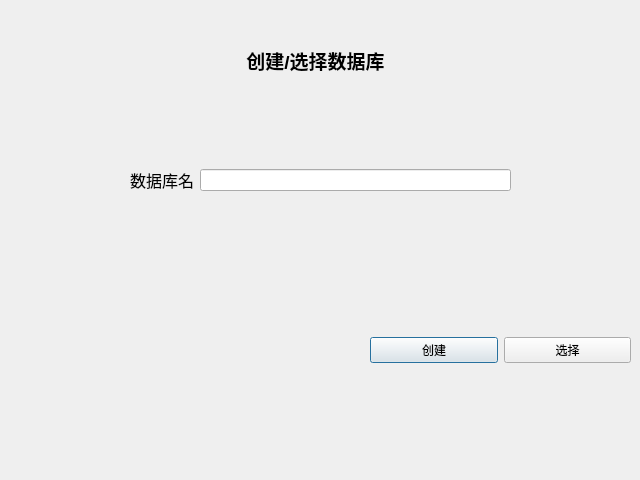
<?xml version="1.0" encoding="UTF-8"?>
<ui version="4.0">
 <class>createDatabaseWindow</class>
 <widget class="QDialog" name="createDatabaseWindow">
  <property name="geometry">
   <rect>
    <x>0</x>
    <y>0</y>
    <width>640</width>
    <height>480</height>
   </rect>
  </property>
  <property name="windowTitle">
   <string>Dialog</string>
  </property>
  <widget class="QLabel" name="label">
   <property name="geometry">
    <rect>
     <x>220</x>
     <y>30</y>
     <width>191</width>
     <height>61</height>
    </rect>
   </property>
   <property name="text">
    <string>&lt;html&gt;&lt;head/&gt;&lt;body&gt;&lt;p align=&quot;center&quot;&gt;&lt;span style=&quot; font-size:14pt; font-weight:600;&quot;&gt;创建/选择数据库&lt;/span&gt;&lt;/p&gt;&lt;/body&gt;&lt;/html&gt;</string>
   </property>
  </widget>
  <widget class="QWidget" name="layoutWidget">
   <property name="geometry">
    <rect>
     <x>370</x>
     <y>300</y>
     <width>261</width>
     <height>101</height>
    </rect>
   </property>
   <layout class="QHBoxLayout" name="horizontalLayout">
    <item>
     <widget class="QPushButton" name="pushButtonCreateDB">
      <property name="text">
       <string>创建</string>
      </property>
     </widget>
    </item>
    <item>
     <widget class="QPushButton" name="pushButtonChoose">
      <property name="text">
       <string>选择</string>
      </property>
     </widget>
    </item>
   </layout>
  </widget>
  <widget class="QWidget" name="layoutWidget">
   <property name="geometry">
    <rect>
     <x>130</x>
     <y>120</y>
     <width>381</width>
     <height>121</height>
    </rect>
   </property>
   <layout class="QHBoxLayout" name="horizontalLayout_2">
    <item>
     <widget class="QLabel" name="label_2">
      <property name="text">
       <string>&lt;html&gt;&lt;head/&gt;&lt;body&gt;&lt;p align=&quot;center&quot;&gt;&lt;span style=&quot; font-size:12pt;&quot;&gt;数据库名&lt;/span&gt;&lt;/p&gt;&lt;/body&gt;&lt;/html&gt;</string>
      </property>
     </widget>
    </item>
    <item>
     <widget class="QLineEdit" name="lineEditDBName"/>
    </item>
   </layout>
  </widget>
 </widget>
 <resources/>
 <connections/>
</ui>
